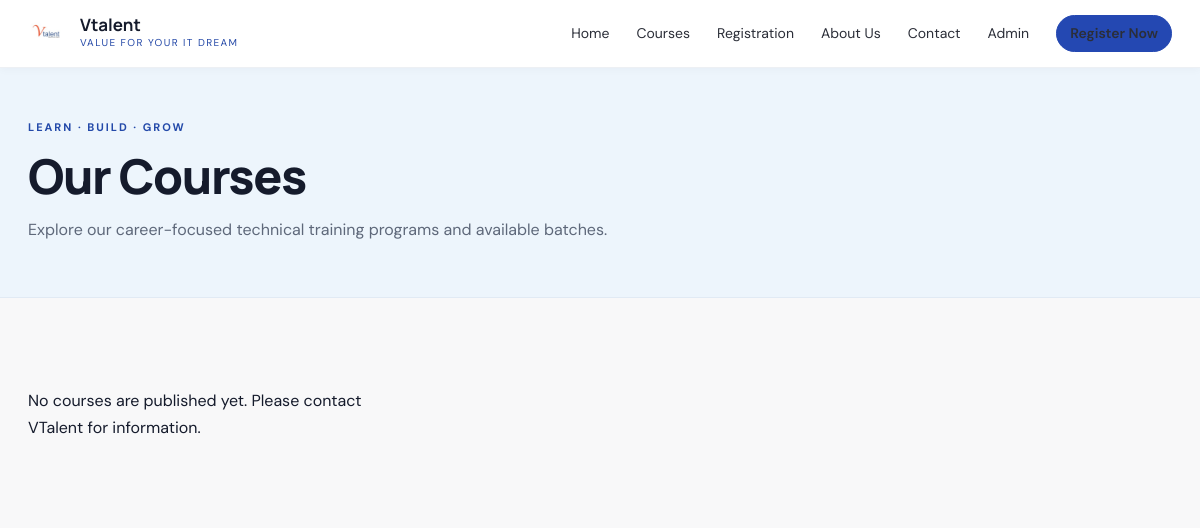
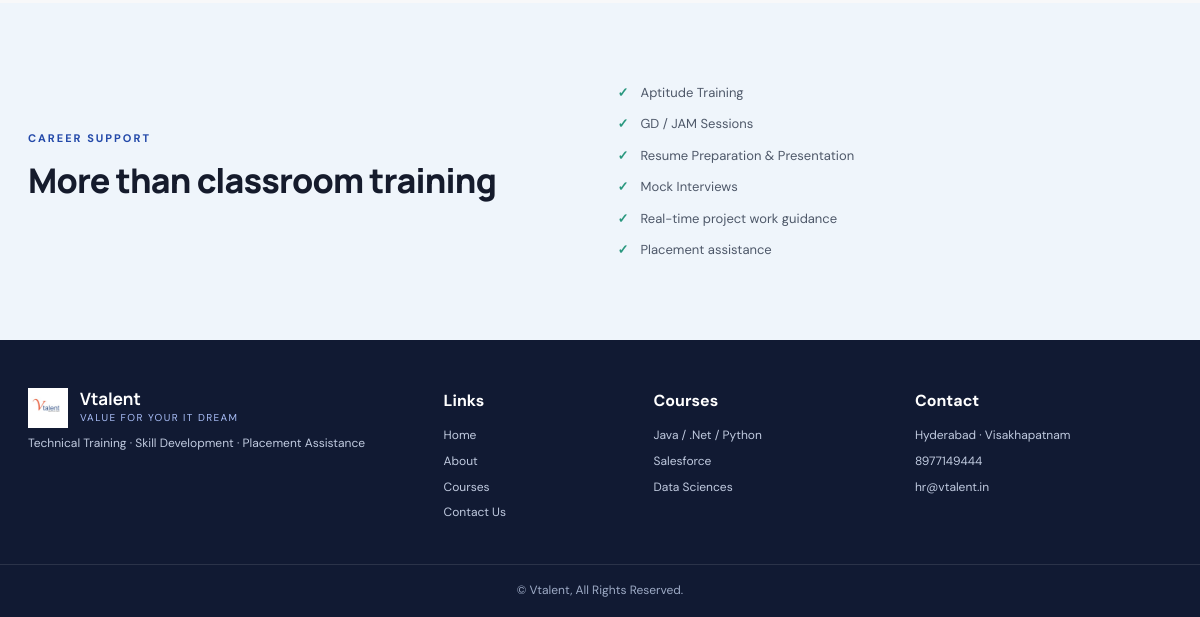
The app's page /courses/, older data (2 pictures, top to bottom).
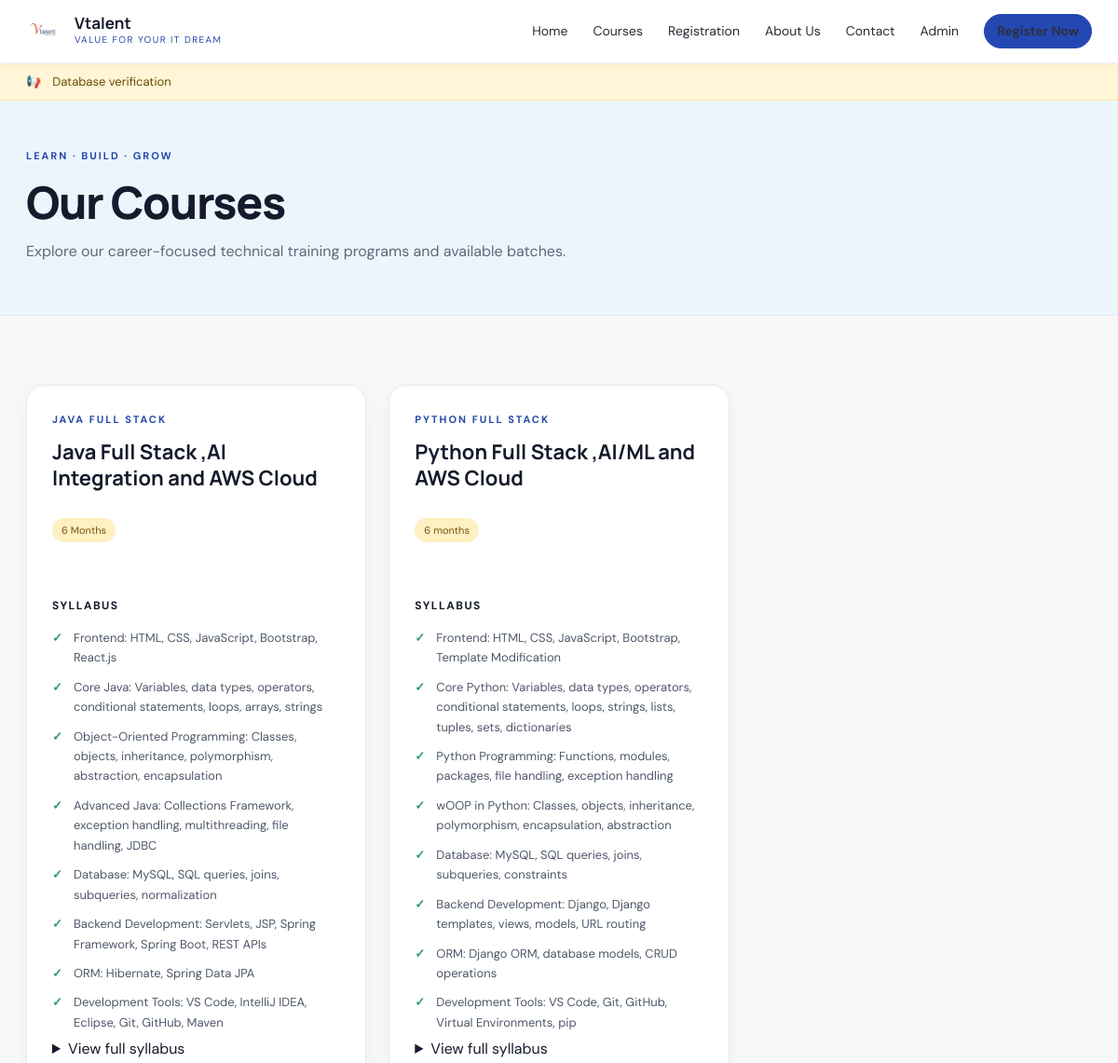
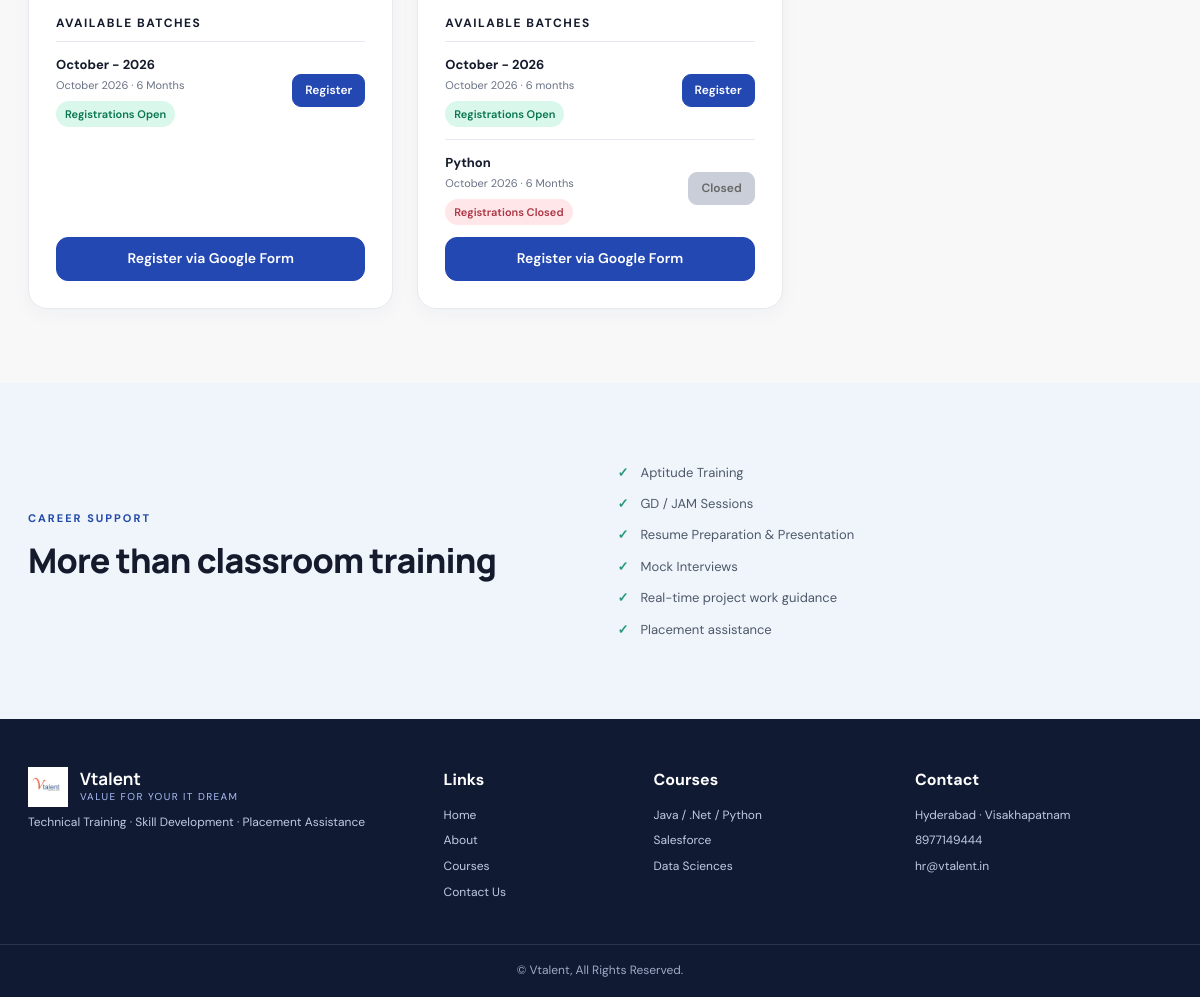
The same page, newer data (2 pictures, top to bottom).
### myapp/models.py (models this page shows, shortened)
class Announcement(models.Model):
    message = models.CharField(max_length=250)
    is_active = models.BooleanField(default=True)
    created_at = models.DateTimeField(auto_now_add=True)
    class Meta:
        ordering = ['-created_at']

class Course(models.Model):
    title = models.CharField(max_length=200)
    category = models.CharField(max_length=100, blank=True)
    description = models.TextField(blank=True)
    duration = models.CharField(max_length=100, blank=True)
    syllabus = models.TextField(blank=True)
    display_order = models.PositiveIntegerField(default=0)
    is_published = models.BooleanField(default=True)
    created_at = models.DateTimeField(auto_now_add=True)
    updated_at = models.DateTimeField(auto_now=True)
    class Meta:
        ordering = ['display_order', 'title']
    @property
    def syllabus_items(self):
        if not self.syllabus:
            return []
        return [item.strip() for item in self.syllabus.splitlines() if item.strip()]

class Batch(models.Model):
    MONTH_CHOICES = [
        (1, 'January'), (2, 'February'), (3, 'March'), (4, 'April'),
        (5, 'May'), (6, 'June'), (7, 'July'), (8, 'August'),
        (9, 'September'), (10, 'October'), (11, 'November'), (12, 'December'),
    ]
    course = models.ForeignKey(Course, related_name='batches', on_delete=models.CASCADE)
    name = models.CharField(max_length=200)
    month = models.PositiveSmallIntegerField(choices=MONTH_CHOICES, default=1)
    year = models.PositiveIntegerField(default=2025)
    duration = models.CharField(max_length=100, blank=True)
    google_form_url = models.URLField(blank=True)
    registrations_open = models.BooleanField(default=True)
    is_visible = models.BooleanField(default=True)
    created_at = models.DateTimeField(auto_now_add=True)
    updated_at = models.DateTimeField(auto_now=True)
    class Meta:
        ordering = ['year', 'month', 'name']
    @property
    def month_year(self):
        return f'{self.get_month_display()} {self.year}'
    @property
    def can_register(self):
        return self.registrations_open and bool(self.google_form_url)

### myapp/views.py (the view)
# urls.py: path('courses/', views.courses, name='courses'),
def courses(request):
    courses = get_public_courses().prefetch_related('batches')
    return render(request, 'courses.html', {'courses': courses, 'announcements': get_active_announcements()})

### myapp/views.py (called while the page is built)
def get_public_courses():
    return Course.objects.filter(is_published=True).order_by('display_order', 'title')

def get_active_announcements():
    return Announcement.objects.filter(is_active=True).order_by('-created_at')

### templates/courses.html (shortened to what this page needs)
{% extends "base.html" %}
{% block content %}
<section class="page-hero"><div class="wrap"><p class="eyebrow">LEARN · BUILD · GROW</p><h1>Our Courses</h1><p>Explore our career-focused technical training programs and available batches.</p></div></section>
<section class="section wrap">
  <div class="course-grid">
  {% for course in courses %}
    <article class="course-card course-detail">
      <p class="eyebrow">{{ course.category|default:"TECHNICAL TRAINING" }}</p><h2>{{ course.title }}</h2><div class="tag-row"><span class="tag">{{ course.duration }}</span></div>
      <h4>Syllabus</h4>
      <ul class="syllabus-list">{% for item in course.syllabus_items %}<li>{{ item }}</li>{% empty %}<li>Practical training and real-time project guidance</li>{% endfor %}</ul>
      {% if course.syllabus_items|length > 5 %}<details class="syllabus-more"><summary>View full syllabus</summary><p>Full syllabus is listed above.</p></details>{% endif %}
      <h4>Available batches</h4>
      {% for batch in course.batches.all %}
        {% if batch.is_visible %}<div class="available-batch"><div><strong>{{ batch.name }}</strong><small>{{ batch.month_year }} · {{ batch.duration|default:course.duration }}</small></div>{% if batch.can_register %}<span class="status-open">Registrations Open</span><a class="btn btn-mini" href="{% url 'register_batch' batch.id %}">Register</a>{% else %}<span class="status-closed">Registrations Closed</span><button class="btn btn-mini" disabled>Closed</button>{% endif %}</div>{% endif %}
      {% empty %}<p class="muted">Batch details will be announced soon.</p>{% endfor %}
      <a class="btn btn-full" href="{% url 'registration' %}?course={{ course.id }}">Register via Google Form</a>
    </article>
  {% empty %}
    <p>No courses are published yet. Please contact VTalent for information.</p>
  {% endfor %}
  </div>
</section>
<section class="section soft-section"><div class="wrap service-grid"><div><p class="eyebrow">CAREER SUPPORT</p><h2>More than classroom training</h2></div><ul class="check-list"><li>Aptitude Training</li><li>GD / JAM Sessions</li><li>Resume Preparation & Presentation</li><li>Mock Interviews</li><li>Real-time project work guidance</li><li>Placement assistance</li></ul></div></section>
{% endblock %}

### templates/base.html (shortened to what this page needs)
{% load static %}
<!doctype html>
<html lang="en">
<head>
  <link rel="stylesheet" href="{% static 'css/style.css' %}">
  <link rel="stylesheet" href="{% static 'css/brand.css' %}">
</head>
<body>
<header class="site-header">
  <a class="brand" href="{% url 'home' %}" aria-label="VTalent home">
    <img class="brand-logo" src="{% static 'image/vtalent logo.jpg' %}" alt="">
    <span><strong>Vtalent</strong><small>VALUE FOR YOUR IT DREAM</small></span>
  </a>
  <nav class="main-nav" id="mainNav">
    <a href="{% url 'home' %}">Home</a>
    <a href="{% url 'courses' %}">Courses</a>
    <a href="{% url 'registration' %}">Registration</a>
    <a href="{% url 'about' %}">About Us</a>
    <a href="{% url 'contact' %}">Contact</a>
    <a href="{% url 'staff_login' %}">Admin</a>
    <a class="btn btn-small" href="{% url 'registration' %}">Register Now</a>
  </nav>
</header>
{% if announcements %}
  <div class="announcement-strip" role="status">
    <span>📢</span>
    <div class="announcement-track">{% for notice in announcements %}<span>{{ notice.message }}</span>{% endfor %}</div>
  </div>
{% endif %}
<main>{% block content %}{% endblock %}</main>
<footer class="site-footer">
  <div class="footer-grid wrap">
    <div><a class="brand footer-brand" href="{% url 'home' %}"><img class="brand-logo" src="{% static 'image/vtalent logo.jpg' %}" alt=""><span><strong>Vtalent</strong><small>VALUE FOR YOUR IT DREAM</small></span></a><p>Technical Training · Skill Development · Placement Assistance</p></div>
    <div><h4>Links</h4><a href="{% url 'home' %}">Home</a><a href="{% url 'about' %}">About</a><a href="{% url 'courses' %}">Courses</a><a href="{% url 'contact' %}">Contact Us</a></div>
    <div><h4>Courses</h4><a href="{% url 'courses' %}">Java / .Net / Python</a><a href="{% url 'courses' %}">Salesforce</a><a href="{% url 'courses' %}">Data Sciences</a></div>
    <div><h4>Contact</h4><p>Hyderabad · Visakhapatnam</p><a href="tel:8977149444">8977149444</a><a href="mailto:hr@vtalent.in">hr@vtalent.in</a></div>
  </div>
  <div class="footer-bottom">© Vtalent, All Rights Reserved.</div>
</footer>
</body>
</html>

### static/css/brand.css (style rules this page uses)
.brand-logo { display: block; width: auto; height: 40px; max-width: 120px; object-fit: contain; flex: 0 0 auto; }
.footer-brand .brand-logo { height: 40px; }

Row changes from the older to the newer data that the page shows:
added Announcement: message "Database verification"
added Course: category "JAVA FULL STACK", title "Java Full Stack ,AI Integration and AWS Cloud", duration "6 Months", syllabus_items "Frontend: HTML, CSS, JavaScript, Bootstrap, React.js" "Core Java: Variables, data types, operators, conditional statements, loops, arrays, strings" "Object-Oriented Programming: Classes, objects, inheritance, polymorphism, abstraction, encapsulation" "Advanced Java: Collections Framework, exception handling, multithreading, file handling, JDBC" "Database: MySQL, SQL queries, joins, subqueries, normalization" "Backend Development: Servlets, JSP, Spring Framework, Spring Boot, REST APIs" "ORM: Hibernate, Spring Data JPA" "Development Tools: VS Code, IntelliJ IDEA, Eclipse, Git, GitHub, Maven", shows "View full syllabus"
added Batch: name "October - 2026", month_year "October 2026", duration "6 Months", registrations_open "Registrations Open", shown under "JAVA FULL STACK"
added Course: category "PYTHON FULL STACK", title "Python Full Stack ,AI/ML and AWS Cloud", duration "6 months", syllabus_items "Frontend: HTML, CSS, JavaScript, Bootstrap, Template Modification" "Core Python: Variables, data types, operators, conditional statements, loops, strings, lists, tuples, sets, dictionaries" "Python Programming: Functions, modules, packages, file handling, exception handling" "wOOP in Python: Classes, objects, inheritance, polymorphism, encapsulation, abstraction" "Database: MySQL, SQL queries, joins, subqueries, constraints" "Backend Development: Django, Django templates, views, models, URL routing" "ORM: Django ORM, database models, CRUD operations" "Development Tools: VS Code, Git, GitHub, Virtual Environments, pip", shows "View full syllabus"
added Batch: name "October - 2026", month_year "October 2026", duration "6 months", registrations_open "Registrations Open", shown under "PYTHON FULL STACK"
added Batch: name "Python", month_year "October 2026", duration "6 Months", registrations_open "Registrations Closed", shown under "PYTHON FULL STACK"
Text that changed along with them:
text no longer shown: "No courses are published yet. Please contact VTalent for information."
